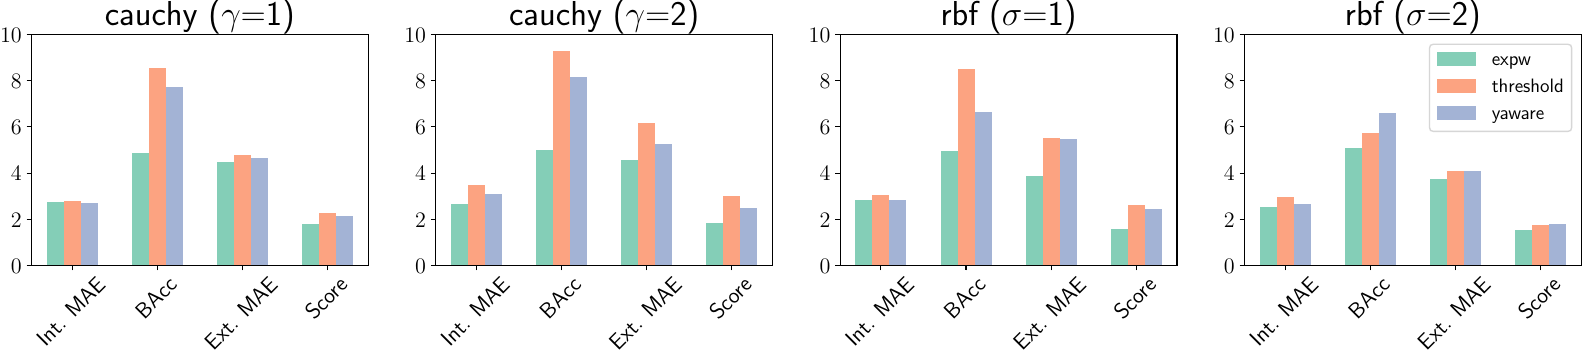

Here is the Python script that generated this plot:
import matplotlib.pyplot as plt
import pandas as pd
import numpy as np
from matplotlib import rc


if __name__ == '__main__':
    rc('axes', titlesize=25)     # fontsize of the axes title
    rc('axes', labelsize=20)    # fontsize of the x and y labels
    rc('xtick', labelsize=16)    # fontsize of the tick labels
    rc('ytick', labelsize=16)    # fontsize of the tick labels
    rc('legend', fontsize=14)    # legend fontsize
    rc('figure', titlesize=28)  # fontsize of the figure title
    rc('font', size=18)
    # rc('font', family='Times New Roman')
    rc('text', usetex=True)
    
    df = pd.read_csv('ablation.csv')
    print(df.head())

    fig = plt.figure(figsize=(20, 3))
    plt.rcParams['image.cmap'] = "Set2"
    plt.rcParams['axes.prop_cycle'] = plt.cycler(color=plt.cm.Set2.colors)

    i = 1
    for kernel in df.kernel.unique():
        for sigma in sorted(df.sigma.unique()):
            ax = fig.add_subplot(1, 4, i)
            data = df[(df.kernel == kernel) & (df.sigma == sigma)]
            data = data.sort_values(by='method')
            print(data)

            int_mae = data['ramp/int_mae'].values
            bacc = data['ramp/bacc'].values
            ext_mae = data['ramp/ext_mae'].values
            score = data['ramp/score'].values
            methods = data['method'].values

            width = 0.4
            x = np.arange(4)*2
            labels = ['Int. MAE', 'BAcc', 'Ext. MAE', 'Score']

            data = np.array([[int_mae[i], bacc[i], ext_mae[i], score[i]] for i in range(3)])

            if kernel == "rbf":
                ax.set_title(f"{kernel} ($\sigma$={sigma})")
            else:
                ax.set_title(f"{kernel} ($\gamma$={sigma})")
            
            alpha = 0.8
            ax.bar(x - width, data[0], width, label=methods[0], alpha=alpha)
            ax.bar(x, data[1], width, label=methods[1], alpha=alpha)
            ax.bar(x + width, data[2], width, label=methods[2], alpha=alpha)
            ax.set_ylim(0, 10)
            # ax.bar(x + width, data[3], width, label=methods[3])

            if i == 4:
                ax.legend()
            ax.set_xticks(x, labels, rotation=45)

            i += 1
    # fig.tight_layout()
    plt.savefig('ablation.pdf', dpi=200, bbox_inches='tight', pad_inches=0)
    plt.show()